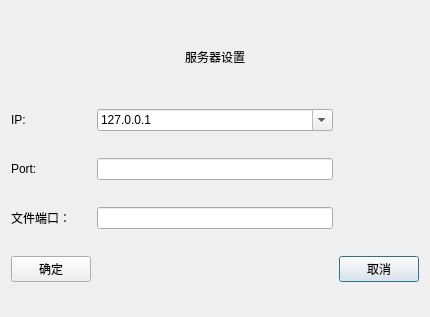
<?xml version="1.0" encoding="UTF-8"?>
<ui version="4.0">
 <class>setnetDialog</class>
 <widget class="QDialog" name="setnetDialog">
  <property name="geometry">
   <rect>
    <x>0</x>
    <y>0</y>
    <width>430</width>
    <height>317</height>
   </rect>
  </property>
  <property name="windowTitle">
   <string>Dialog</string>
  </property>
  <property name="windowIcon">
   <iconset theme="network-server">
    <normaloff>.</normaloff>.</iconset>
  </property>
  <layout class="QGridLayout" name="gridLayout">
   <item row="4" column="1">
    <spacer name="horizontalSpacer">
     <property name="orientation">
      <enum>Qt::Horizontal</enum>
     </property>
     <property name="sizeHint" stdset="0">
      <size>
       <width>40</width>
       <height>20</height>
      </size>
     </property>
    </spacer>
   </item>
   <item row="2" column="0">
    <widget class="QLabel" name="label_2">
     <property name="text">
      <string>Port:</string>
     </property>
    </widget>
   </item>
   <item row="2" column="1">
    <widget class="QLineEdit" name="portLineEdit"/>
   </item>
   <item row="4" column="2">
    <widget class="QPushButton" name="cancelButton">
     <property name="text">
      <string>取消</string>
     </property>
    </widget>
   </item>
   <item row="1" column="1">
    <widget class="QComboBox" name="ipcomboBox">
     <property name="editable">
      <bool>true</bool>
     </property>
     <item>
      <property name="text">
       <string>127.0.0.1</string>
      </property>
     </item>
    </widget>
   </item>
   <item row="1" column="0">
    <widget class="QLabel" name="label">
     <property name="text">
      <string>IP:</string>
     </property>
    </widget>
   </item>
   <item row="4" column="0">
    <widget class="QPushButton" name="okButton">
     <property name="text">
      <string>确定</string>
     </property>
    </widget>
   </item>
   <item row="0" column="1">
    <widget class="QLabel" name="label_3">
     <property name="maximumSize">
      <size>
       <width>16777215</width>
       <height>50</height>
      </size>
     </property>
     <property name="text">
      <string>服务器设置</string>
     </property>
     <property name="alignment">
      <set>Qt::AlignCenter</set>
     </property>
    </widget>
   </item>
   <item row="3" column="0">
    <widget class="QLabel" name="label_4">
     <property name="text">
      <string>文件端口：</string>
     </property>
    </widget>
   </item>
   <item row="3" column="1">
    <widget class="QLineEdit" name="filePortEdit"/>
   </item>
  </layout>
 </widget>
 <resources/>
 <connections/>
</ui>
